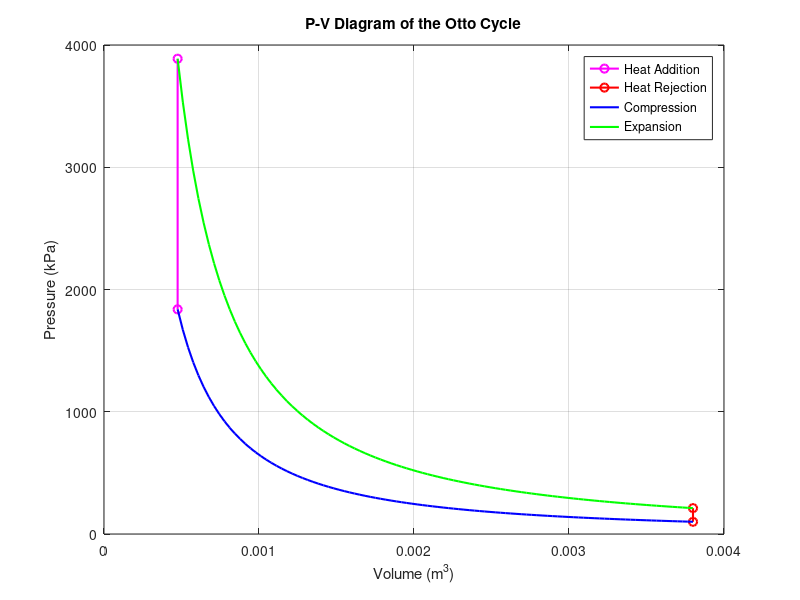

This chart was generated by the following MATLAB code:

P1 = 100; 
T1 = 30 + 273.15; 
V1 = 0.0038; 
r = 8; T3 = 1200 + 273.15;
gamma = 1.4; 
Cv = 0.718; 

% State 2 (End of compression)
V2 = V1 / r; %
T2 = T1 * (V1 / V2)^(gamma - 1); 
P2 = P1 * (T2 / T1) * (V1 / V2); 

% State 3 (Peak temperature)
P3 = P2 * (T3 / T2); 
V3 = V2; 

% State 4 (End of expansion)
T4 = T3 * (V2 / V1)^(gamma - 1); 
P4 = P3 * (T4 / T3) * (V3 / V1); 
V4 = V1; 

% Calculations
Qin = Cv * (T3 - T2); 
Qout = Cv * (T4 - T1);
Wnet = Qin - Qout; 
efficiency = Wnet / Qin; 
MEP = Wnet / (V1 - V2); 

num_points = 100;
V_comp = linspace(V1, V2, num_points); % Volumes during compression
P_comp = P1 * (V1 ./ V_comp).^gamma; % Pressures during compression
V_exp = linspace(V3, V4, num_points); % Volumes during expansion
P_exp = P3 * (V3./ V_exp).^gamma; % Pressures during expansion

% Plot P-V Diagram
figure;
plot([V2, V3], [P2, P3], 'mo-', 'LineWidth', 1.5) % Heat addition
hold on;
plot([V4, V1], [P4, P1], 'ro-', 'LineWidth', 1.5) % Heat rejection
hold on;
plot(V_comp, P_comp, 'b-', 'LineWidth', 1.5); % Compression curve
plot(V_exp, P_exp, 'g-', 'LineWidth', 1.5); % Expansion curve
xlabel('Volume (m^3)');
ylabel('Pressure (kPa)');
title('P-V Diagram of the Otto Cycle');
legend('Heat Addition','Heat Rejection','Compression', 'Expansion');
grid on;

% Display results
fprintf('Heat Rejection (Qout): %.2f kJ\n', Qout);
fprintf('Net Work Output (Wnet): %.2f kJ\n', Wnet);
fprintf('Thermal Efficiency (η): %.2f %%\n', efficiency * 100);
fprintf('Mean Effective Pressure (MEP): %.2f kPa\n', MEP);
fprintf('Intermediate Pressure (P2) : %.2f kPa\n', P2);
fprintf('Intermediate Volume (V2) : %.5f m3\n', V2);